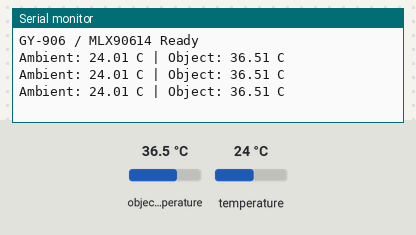
Bench run of a sketch on a simulated Arduino Uno, built with avr-gcc and run on an emulated ATmega328P. On the bench: the last lines printed to the serial monitor. Inputs (shaded band) come from the test bench; at power-on: object temperature 36.5 °C, temperature 24 °C.

Above: at 1.8 s.
1.9 s: object temperature set to 20 °C
At 2.4 s:
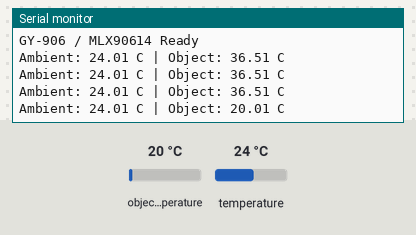
3.4 s: temperature set to 12 °C
At 3.9 s:
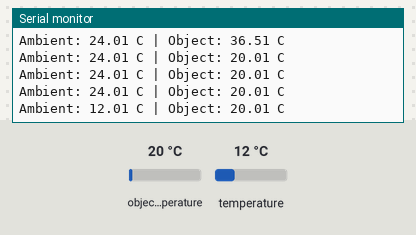
4.9 s: object temperature set to 26 °C
At 5.4 s:
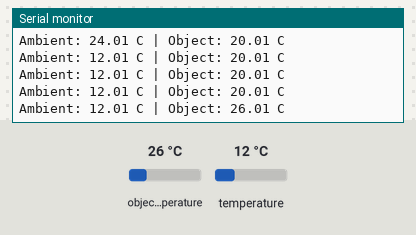
Timing chart, 0 to 7.9 s (numbered marks = the images above; inputs shaded):
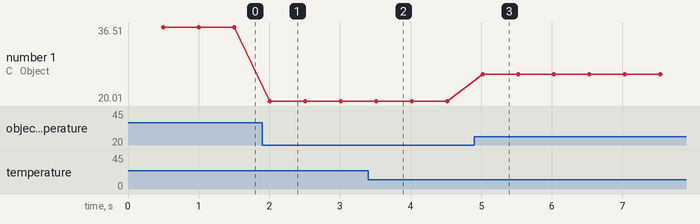

Measured:
- after the input at 1.9 s, the serial monitor: prints a new line after 0.11 s (image 1)
- after the input at 3.4 s, the serial monitor: prints a new line after 0.12 s (image 2)
- after the input at 4.9 s, the serial monitor: prints a new line after 0.12 s (image 3)
- plotted number 1: 36.51 → 20.01 after the input at 1.9 s, 20.01 → 26.01 after the input at 4.9 s

The sketch:

arduino.ino
```cpp
// use `Adafruit MLX90614 Library` lib by adafruit
#include <Wire.h>
#include <Adafruit_MLX90614.h>

Adafruit_MLX90614 mlx = Adafruit_MLX90614();

void setup() {
  Serial.begin(9600);
  Wire.begin();

  if (!mlx.begin()) {
    Serial.println("MLX90614 not found");
    while (1);
  }

  Serial.println("GY-906 / MLX90614 Ready");
}

void loop() {
  delay(500);

  Serial.print("Ambient: ");
  Serial.print(mlx.readAmbientTempC());
  Serial.print(" C | Object: ");
  Serial.print(mlx.readObjectTempC());
  Serial.println(" C");
}
```
